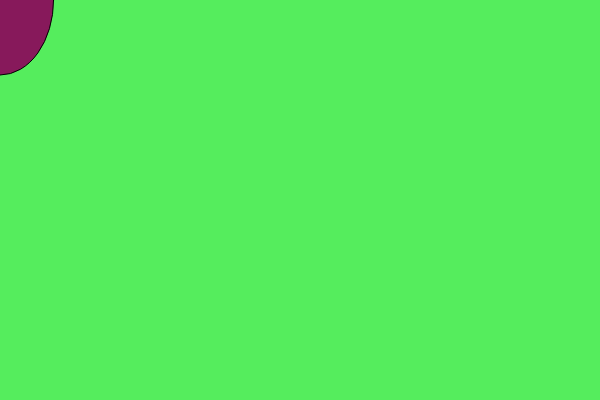
Frame 1 (no input)
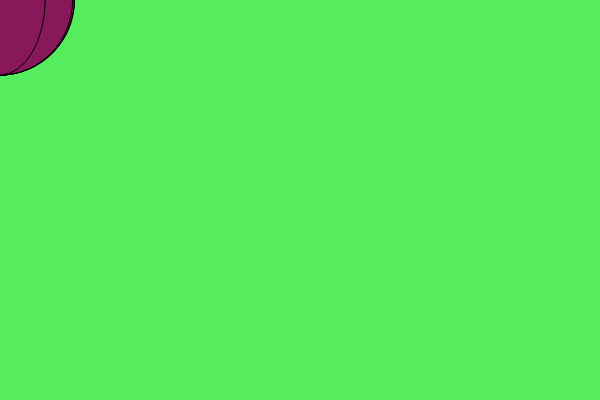
Frame 60 (no input)
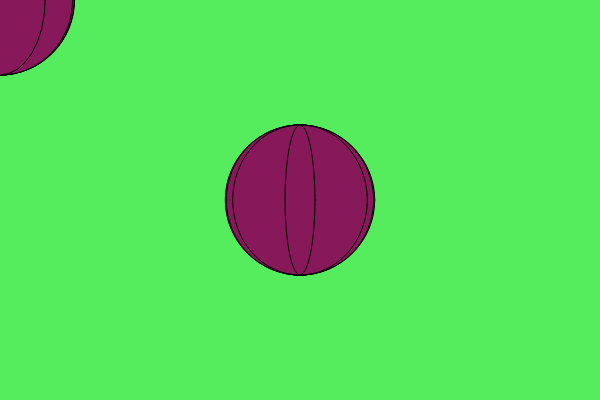
Frame 120 (the mouse pressed at the canvas centre since frame 60)

The p5.js sketch that drew these frames (run headless with seeded random() and noise() and a simulated clock; from frame 60 on, the mouse is pressed at the canvas centre):

// p5.js sketch
// ── sketch.js
function setup(){
    createCanvas(600,400);
    background(85, 237, 93);
}
function draw(){
    fill(135, 25, 91);
    ellipse(mouseX, mouseY, random(150), 150)
}
